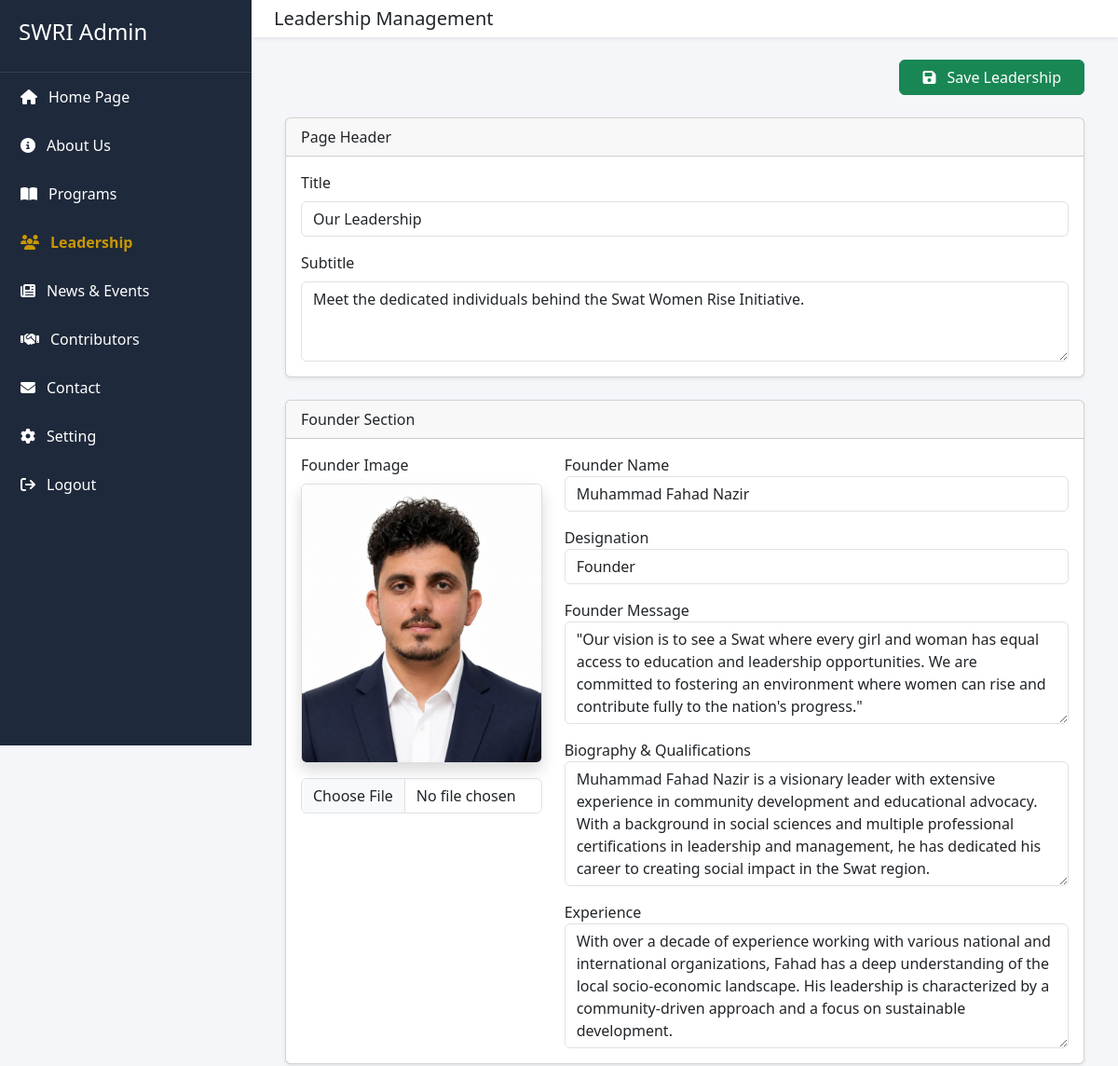
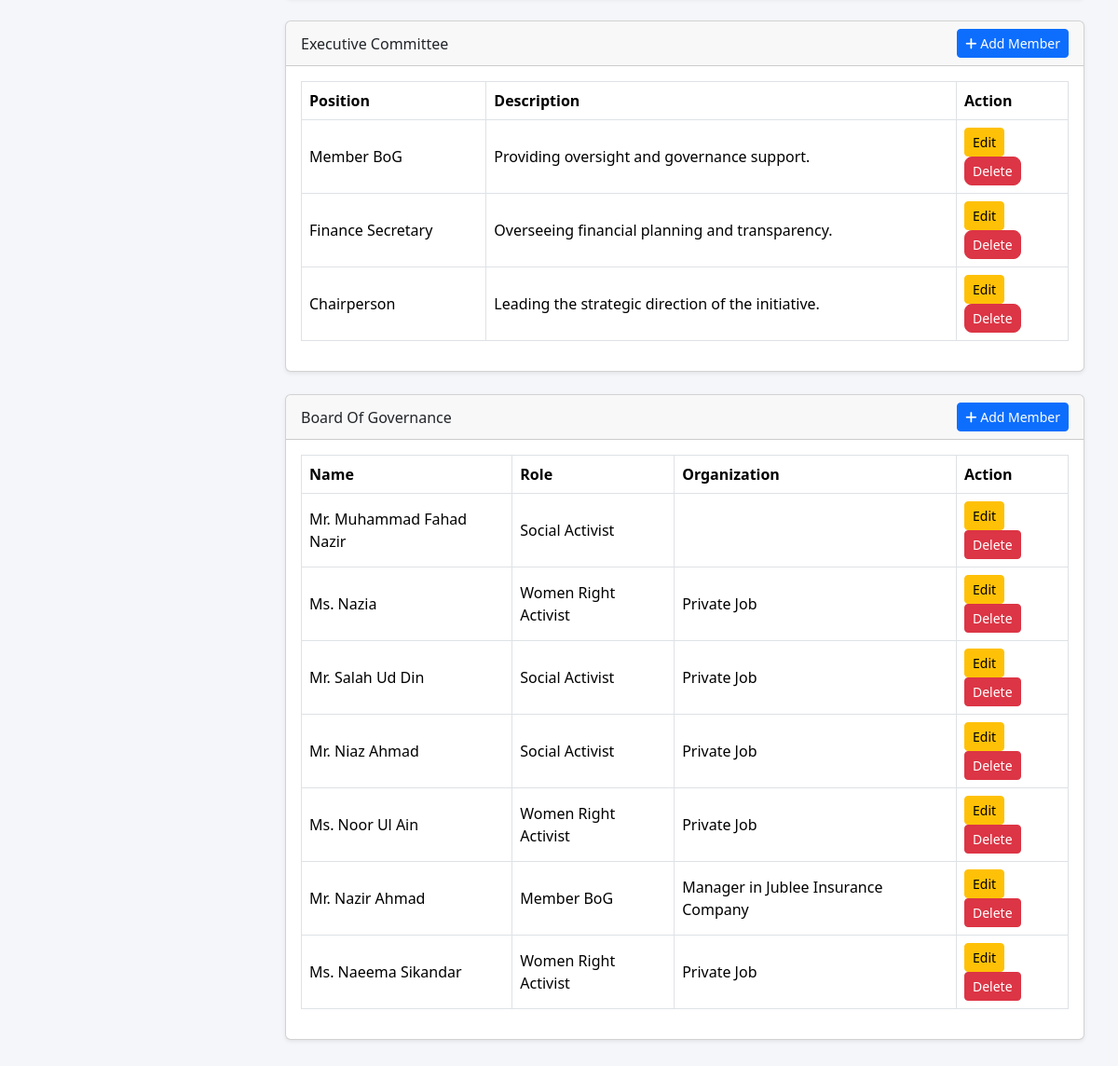
Page /admin/leadership.php (signed in) on the committed database (2 pictures, top to bottom).
### tables this page shows
CREATE TABLE `leadership_page` (
  `id` int(11) NOT NULL,
  `page_title` varchar(255) NOT NULL,
  `page_subtitle` text DEFAULT NULL,
  `founder_image` varchar(255) DEFAULT NULL,
  `founder_name` varchar(255) DEFAULT NULL,
  `founder_designation` varchar(255) DEFAULT NULL,
  `founder_message` text DEFAULT NULL,
  `founder_biography` text DEFAULT NULL,
  `founder_experience` text DEFAULT NULL,
  `created_at` timestamp NOT NULL DEFAULT current_timestamp(),
  `updated_at` timestamp NOT NULL DEFAULT current_timestamp() ON UPDATE current_timestamp()
);

CREATE TABLE `executive_committee` (
  `id` int(11) NOT NULL,
  `position` varchar(255) NOT NULL,
  `description` text DEFAULT NULL,
  `created_at` timestamp NOT NULL DEFAULT current_timestamp(),
  `updated_at` timestamp NOT NULL DEFAULT current_timestamp() ON UPDATE current_timestamp()
);

CREATE TABLE `board_governance` (
  `id` int(11) NOT NULL,
  `name` varchar(255) NOT NULL,
  `role` varchar(255) DEFAULT NULL,
  `organization` varchar(255) DEFAULT NULL,
  `created_at` timestamp NOT NULL DEFAULT current_timestamp(),
  `updated_at` timestamp NOT NULL DEFAULT current_timestamp() ON UPDATE current_timestamp()
);

### include/core.php (called while the page is built, shortened)
<?php
class core
{
    private $db;
    public function __construct($conn)
    {
        $this->db = $conn;
    }
public function leadershipPage()
{
    try{
        $sql = "
            SELECT *
            FROM leadership_page
            LIMIT 1
        ";
        $statement = $this->db->prepare($sql);
        $statement->execute();
        return $statement->fetch(PDO::FETCH_ASSOC);
    }catch(\Throwable $th){
        throw $th;
    }
}
public function leadershipTb($tbl)
{
    try{
        $allowedTables = [
            "executive_committee",
            "board_governance"
        ];
        $sql = "SELECT * FROM `$tbl` ORDER BY id DESC";
        $statement = $this->db->prepare($sql);
        $statement->execute();
        return $statement->fetchAll(PDO::FETCH_ASSOC);
    }catch(\Throwable $th){
        throw $th;
    }
}
}
?>

### admin/leadership.php (the view, shortened to what this page needs)
<?php
require 'header.php';
$admin = new core($conn);
$getLeadership = $admin->leadershipPage();
$getCommittee = $admin->leadershipTb('executive_committee');
$getGovernance = $admin->leadershipTb('board_governance');
?>
        <nav class="navbar bg-white shadow-sm px-3">
            <h5 class="ms-2 mb-0">
                Leadership Management
            </h5>
        </nav>
        <div class="p-4">
        <div class="container-fluid">
        <div class="d-flex mb-4">
        <button class="btn btn-success ms-auto px-4" id="saveLeadership">
        <i class="fas fa-save me-2"></i>
        Save Leadership
        </button>
        </div>
        <div class="card shadow-sm mb-4">
        <div class="card-header">
        Page Header
        </div>
        <div class="card-body">
        <label class="form-label">
        Title
        </label>
        <input
            class="form-control mb-3"
            id="page_title"
            value="<?php echo htmlspecialchars($getLeadership['page_title']); ?>">
        <label class="form-label">
        Subtitle
        </label>
        <textarea
            class="form-control"
            rows="3"
            id="page_subtitle"><?php echo htmlspecialchars($getLeadership['page_subtitle']); ?></textarea>
        </div>
        </div>
        <div class="card shadow-sm mb-4">
        <div class="card-header">
        Founder Section
        </div>
        <div class="card-body">
        <div class="row">
        <div class="col-lg-4">
        <label class="form-label">
        Founder Image
        </label>
        <img
            src="../assets/img/<?php echo htmlspecialchars($getLeadership['founder_image']); ?>"
            class="img-fluid rounded shadow mb-3 founderPreview"
            id="founderPreview">
        <input
            type="file"
            class="form-control founderImage"
            id="founderImage">
        </div>
        <div class="col-lg-8">
        <label>
        Founder Name
        </label>
        <input
            class="form-control mb-3"
            id="founder_name"
            value="<?php echo htmlspecialchars($getLeadership['founder_name']); ?>">
        <label>
        Designation
        </label>
        <input
            class="form-control mb-3"
            id="founder_designation"
            value="<?php echo htmlspecialchars($getLeadership['founder_designation']); ?>">
        <label>
        Founder Message
        </label>
        <textarea
            class="form-control mb-3"
            rows="4"
            id="founder_message"><?php echo htmlspecialchars($getLeadership['founder_message']); ?></textarea>
        <label>
        Biography & Qualifications
        </label>
        <textarea
            class="form-control mb-3"
            rows="5"
            id="founder_biography"><?php echo htmlspecialchars($getLeadership['founder_biography']); ?></textarea>
        <label>
        Experience
        </label>
        <textarea
            class="form-control"
            rows="5"
            id="founder_experience"><?php echo htmlspecialchars($getLeadership['founder_experience']); ?></textarea>
        </div>
        </div>
        </div>
        </div>
<div class="card shadow-sm mb-4">
    <div class="card-header d-flex justify-content-between align-items-center">
        <span>
            Executive Committee
        </span>
        <button
        class="btn btn-primary btn-sm"
        data-bs-toggle="modal"
        data-bs-target="#committeeModal">
        <i class="fas fa-plus"></i>
        Add Member
        </button>
    </div>
    <div class="card-body">
        <table class="table table-bordered">
            <thead>
                <tr>
                    <th>
                    Position
                    </th>
                    <th>
                    Description
                    </th>
                    <th width="120">
                    Action
                    </th>
                </tr>
            </thead>
            <tbody id="committeeTable">
                <?php foreach($getCommittee as $committee): ?>
                    <tr data-id="<?php echo $committee['id']; ?>">
                    <td>
                    <?php echo htmlspecialchars($committee['position']); ?>
                    </td>
                    <td>
                    <?php echo htmlspecialchars($committee['description']); ?>
                    </td>
                    <td>
                    <button class="btn btn-warning btn-sm editCommittee">
                    Edit
                    </button>
                    <button class="btn btn-danger btn-sm deleteCommittee">
                    Delete
                    </button>
                    </td>
                    </tr>
                <?php endforeach; ?>
            </tbody>
        </table>
    </div>
</div>
        <div class="card shadow-sm mb-4">
            <div class="card-header d-flex justify-content-between align-items-center">
                <span>
                Board Of Governance
                </span>
                <button
                class="btn btn-primary btn-sm"
                data-bs-toggle="modal"
                data-bs-target="#governanceModal">
                <i class="fas fa-plus"></i>
                Add Member
                </button>
            </div>
            <div class="card-body">
                <table class="table table-bordered">
                <thead>
                    <tr>
                        <th>
                        Name
                        </th>
                        <th>
                        Role
                        </th>
                        <th>
                        Organization
                        </th>
                        <th width="120">
                        Action
                        </th>
                    </tr>
                </thead>
               <tbody id="governanceTable">
                    <?php foreach($getGovernance as $governance): ?>
                        <tr data-id="<?php echo $governance['id']; ?>">
                        <td>
                        <?php echo htmlspecialchars($governance['name']); ?>
                        </td>
                        <td>
                        <?php echo htmlspecialchars($governance['role']); ?>
                        </td>
                        <td>
                        <?php echo htmlspecialchars($governance['organization']); ?>
                        </td>
                        <td>
                        <button class="btn btn-warning btn-sm editGovernance">
                        Edit
                        </button>
                        <button class="btn btn-danger btn-sm deleteGovernance">
                        Delete
                        </button>
                        </td>
                        </tr>
                    <?php endforeach; ?>
                </tbody>
            </table>
        </div>
    </div>
</div>
</div>
</div>
</body>
</html>

### admin/assets/css/style.css (style rules this page uses)
body { margin:0; background:#f5f6fa; overflow-x:hidden; }

### admin/leadership.php (style rules this page uses)
.founderPreview { width:100%; height:300px; object-fit:cover; border:1px solid #ddd; }
.deleteCommittee, .deleteGovernor { border-radius:8px; }
.table td, .table th { vertical-align:middle; }

### rows in the picture
leadership_page: page_title "Our Leadership", page_subtitle "Meet the dedicated individuals behind the Swat Women Rise Initiative.", founder_image (picture), founder_name "Muhammad Fahad Nazir", founder_designation "Founder", founder_message "\"Our vision is to see a Swat where every girl and woman has equal access to education and leadership opportunities. We are committed to fostering an environment where women can rise and contribute fully to the nation's progress.\"", founder_biography "Muhammad Fahad Nazir is a visionary leader with extensive experience in community development and educational advocacy. With a background in social sciences and multiple professional certifications in leadership and management, he has dedicated his career to creating social impact in the Swat region.", founder_experience "With over a decade of experience working with various national and international organizations, Fahad has a deep understanding of the local socio-economic landscape. His leadership is characterized by a community-driven approach and a focus on sustainable development."
executive_committee: position "Member BoG", description "Providing oversight and governance support."
executive_committee: position "Finance Secretary", description "Overseeing financial planning and transparency."
executive_committee: position "Chairperson", description "Leading the strategic direction of the initiative."
board_governance: name "Mr. Muhammad Fahad Nazir", role "Social Activist"
board_governance: name "Ms. Nazia", role "Women Right Activist", organization "Private Job"
board_governance: name "Mr. Salah Ud Din", role "Social Activist", organization "Private Job"
board_governance: name "Mr. Niaz Ahmad", role "Social Activist", organization "Private Job"
board_governance: name "Ms. Noor Ul Ain", role "Women Right Activist", organization "Private Job"
board_governance: name "Mr. Nazir Ahmad", role "Member BoG", organization "Manager in Jublee Insurance Company"
board_governance: name "Ms. Naeema Sikandar", role "Women Right Activist", organization "Private Job"
